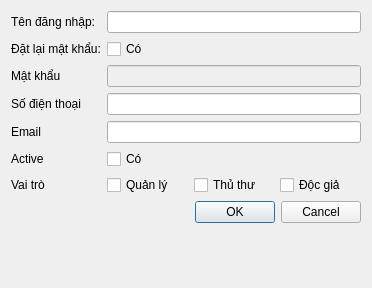
<?xml version="1.0" encoding="UTF-8"?>
<ui version="4.0">
 <class>AddUser</class>
 <widget class="QDialog" name="AddUser">
  <property name="geometry">
   <rect>
    <x>0</x>
    <y>0</y>
    <width>372</width>
    <height>288</height>
   </rect>
  </property>
  <property name="windowTitle">
   <string>Dialog</string>
  </property>
  <layout class="QFormLayout" name="formLayout_2">
   <item row="0" column="0">
    <widget class="QLabel" name="label">
     <property name="text">
      <string>Tên đăng nhập:</string>
     </property>
    </widget>
   </item>
   <item row="0" column="1">
    <layout class="QHBoxLayout" name="horizontalLayout_2">
     <item>
      <widget class="QLineEdit" name="txtUser"/>
     </item>
    </layout>
   </item>
   <item row="2" column="0">
    <widget class="QLabel" name="label_2">
     <property name="text">
      <string>Mật khẩu</string>
     </property>
    </widget>
   </item>
   <item row="2" column="1">
    <layout class="QHBoxLayout" name="horizontalLayout_3">
     <item>
      <widget class="QLineEdit" name="txtPass">
       <property name="enabled">
        <bool>false</bool>
       </property>
      </widget>
     </item>
    </layout>
   </item>
   <item row="3" column="0">
    <widget class="QLabel" name="label_4">
     <property name="text">
      <string>Số điện thoại</string>
     </property>
    </widget>
   </item>
   <item row="3" column="1">
    <layout class="QHBoxLayout" name="horizontalLayout_5">
     <item>
      <widget class="QLineEdit" name="txtPhone"/>
     </item>
    </layout>
   </item>
   <item row="4" column="0">
    <widget class="QLabel" name="label_5">
     <property name="text">
      <string>Email</string>
     </property>
    </widget>
   </item>
   <item row="4" column="1">
    <layout class="QHBoxLayout" name="horizontalLayout_6">
     <item>
      <widget class="QLineEdit" name="txtEmail"/>
     </item>
    </layout>
   </item>
   <item row="5" column="0">
    <widget class="QLabel" name="label_6">
     <property name="text">
      <string>Active</string>
     </property>
    </widget>
   </item>
   <item row="5" column="1">
    <widget class="QCheckBox" name="checkActive">
     <property name="text">
      <string>Có</string>
     </property>
    </widget>
   </item>
   <item row="6" column="0">
    <widget class="QLabel" name="label_7">
     <property name="text">
      <string>Vai trò</string>
     </property>
    </widget>
   </item>
   <item row="6" column="1">
    <layout class="QHBoxLayout" name="horizontalLayout">
     <item>
      <widget class="QCheckBox" name="CheckAdmin">
       <property name="text">
        <string>Quản lý</string>
       </property>
      </widget>
     </item>
     <item>
      <widget class="QCheckBox" name="CheckLib">
       <property name="text">
        <string>Thủ thư</string>
       </property>
      </widget>
     </item>
     <item>
      <widget class="QCheckBox" name="CheckRead">
       <property name="text">
        <string>Độc giả</string>
       </property>
      </widget>
     </item>
    </layout>
   </item>
   <item row="7" column="1">
    <widget class="QDialogButtonBox" name="buttonBox">
     <property name="orientation">
      <enum>Qt::Horizontal</enum>
     </property>
     <property name="standardButtons">
      <set>QDialogButtonBox::Cancel|QDialogButtonBox::Ok</set>
     </property>
    </widget>
   </item>
   <item row="1" column="0">
    <widget class="QLabel" name="label_3">
     <property name="text">
      <string>Đặt lại mật khẩu:</string>
     </property>
    </widget>
   </item>
   <item row="1" column="1">
    <widget class="QCheckBox" name="checkBox">
     <property name="text">
      <string>Có</string>
     </property>
    </widget>
   </item>
  </layout>
 </widget>
 <resources/>
 <connections>
  <connection>
   <sender>buttonBox</sender>
   <signal>accepted()</signal>
   <receiver>AddUser</receiver>
   <slot>accept()</slot>
   <hints>
    <hint type="sourcelabel">
     <x>248</x>
     <y>254</y>
    </hint>
    <hint type="destinationlabel">
     <x>157</x>
     <y>274</y>
    </hint>
   </hints>
  </connection>
  <connection>
   <sender>buttonBox</sender>
   <signal>rejected()</signal>
   <receiver>AddUser</receiver>
   <slot>reject()</slot>
   <hints>
    <hint type="sourcelabel">
     <x>316</x>
     <y>260</y>
    </hint>
    <hint type="destinationlabel">
     <x>286</x>
     <y>274</y>
    </hint>
   </hints>
  </connection>
 </connections>
</ui>
